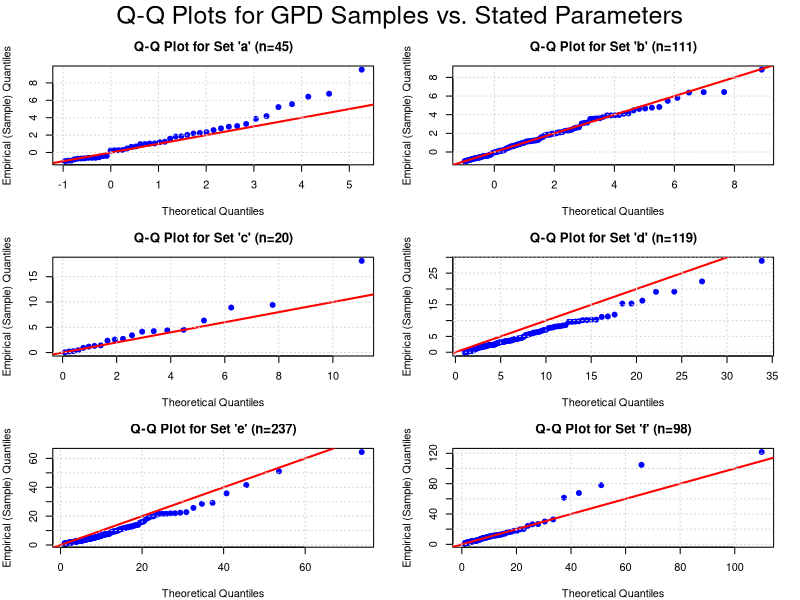

Reproduce this figure in R.
## ---- chunk 1
#' Title
#'
#' @param p 
#' @param xi 
#' @param sigma 
#' @param u 
#'
#' @returns
#' @export
#'
#' @examples
qgpd <- function(p, xi, sigma, u){

  # Check for valid scale parameter.
  if (any(sigma <= 0)) {
    stop("The scale parameter 'sigma' must be positive.")
  }
  
  if (any(p <= 0)) {
    stop("The scale parameter 'sigma' must be positive.")
  }
  
   # Add validation for the probability 'p'
  if (any(p < 0 | p > 1)) {
    stop("Probabilities 'p' must be between 0 and 1 (inclusive).")
  }

  
  # the two cases for the shape parameter `xi`.
  # `ifelse` will test `xi == 0` for each element and pick the appropriate formula.
  q <- ifelse(
    xi == 0,
    # Formula for xi = 0 
    u - sigma * log(1 - p),
    # Formula for xi != 0 
    u - (sigma / xi) * (1 - (1 - p)**(-xi) )
  )
  
  return(q)
}

# Calculate quantiles for X ~ GPD(u=1.5, sigma=2, xi=-0.4)
# Quantile for p = 0.5
quantile_p05 <- qgpd(p = 0.5, u = 1.5, sigma = 2, xi = -0.4)

# Quantile for p = 0.75
quantile_p75 <- qgpd(p = 0.75, u = 1.5, sigma = 2, xi = -0.4)

# Quantile for p = 0.99
quantile_p99 <- qgpd(p = 0.99, u = 1.5, sigma = 2, xi = -0.4)

cat(
  "The quantile for p = 0.50 is:", quantile_p05, "\n",
  "The quantile for p = 0.75 is:", quantile_p75, "\n",
  "The quantile for p = 0.99 is:", quantile_p99, "\n"
)

## ---- chunk 2
#| echo: false
#| warning: false

samples <- read.csv("gpd_samples.csv")
params <- read.csv("gpd_parameters.csv")

# Set up a 3x2 grid to display all plots in a single figure.
par(mfrow = c(3, 2), mar = c(4, 4, 3, 2), oma = c(0, 0, 2, 0))

# Get the unique set IDs to loop through.
set_ids <- unique(params$id)

# Loop through each dataset ID (a, b, c, d, e, f).
for (current_id in set_ids) {
# get the data for the current set_id
  sample_data <- samples$value[samples$set_id == current_id]
  sample_data <- sort(sample_data)
#  get the stated parameters for the current set
  stated_params <- params[params$id == current_id, ]
  
   n <- length(sample_data)
   
# create a set of evenly spaced probabilities for the theoretical distribution.
theoretical_probs <- (1:n - 0.5) / n

# initialize an empty vector to store the results.
  theoretical_quantiles <- numeric(n)
  
# use qgpd function to find the corresponding theoretical quantiles.
  for (i in 1:n) {
    theoretical_quantiles[i] <- qgpd(
      p = theoretical_probs[i], 
      xi = stated_params$xi,
      sigma = stated_params$sigma,
      u = stated_params$u
    )
  }
  
  plot(
    theoretical_quantiles,
    sample_data,
    main = paste0("Q-Q Plot for Set '", current_id, "' (n=", n, ")"),
    xlab = "Theoretical Quantiles",
    ylab = "Empirical (Sample) Quantiles",
    pch = 19, # Use solid circles for points
    col = "blue"
  )
  # Add the y=x reference line.
  abline(0, 1, col = "red", lwd = 2)
  grid()
}

# Add an overall title to the figure.
mtext("Q-Q Plots for GPD Samples vs. Stated Parameters", outer = TRUE, cex = 1.5)

